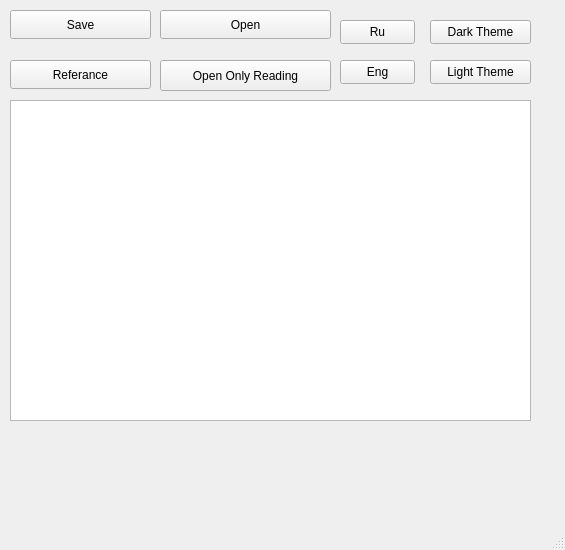
<?xml version="1.0" encoding="UTF-8"?>
<ui version="4.0">
 <class>MainWindow</class>
 <widget class="QMainWindow" name="MainWindow">
  <property name="geometry">
   <rect>
    <x>0</x>
    <y>0</y>
    <width>565</width>
    <height>550</height>
   </rect>
  </property>
  <property name="windowTitle">
   <string>MainWindow</string>
  </property>
  <widget class="QWidget" name="centralwidget">
   <widget class="QPlainTextEdit" name="plainTextEdit">
    <property name="geometry">
     <rect>
      <x>10</x>
      <y>100</y>
      <width>521</width>
      <height>321</height>
     </rect>
    </property>
   </widget>
   <widget class="QPushButton" name="save_button">
    <property name="geometry">
     <rect>
      <x>10</x>
      <y>10</y>
      <width>141</width>
      <height>29</height>
     </rect>
    </property>
    <property name="text">
     <string>Save</string>
    </property>
   </widget>
   <widget class="QPushButton" name="open_button">
    <property name="geometry">
     <rect>
      <x>160</x>
      <y>10</y>
      <width>171</width>
      <height>29</height>
     </rect>
    </property>
    <property name="text">
     <string>Open</string>
    </property>
   </widget>
   <widget class="QPushButton" name="ref_button">
    <property name="geometry">
     <rect>
      <x>10</x>
      <y>60</y>
      <width>141</width>
      <height>29</height>
     </rect>
    </property>
    <property name="text">
     <string>Referance</string>
    </property>
   </widget>
   <widget class="QLabel" name="ref_label">
    <property name="geometry">
     <rect>
      <x>10</x>
      <y>430</y>
      <width>211</width>
      <height>31</height>
     </rect>
    </property>
    <property name="text">
     <string/>
    </property>
   </widget>
   <widget class="QPushButton" name="only_reading_button">
    <property name="geometry">
     <rect>
      <x>160</x>
      <y>60</y>
      <width>171</width>
      <height>31</height>
     </rect>
    </property>
    <property name="text">
     <string>Open Only Reading</string>
    </property>
   </widget>
   <widget class="QPushButton" name="ru_button">
    <property name="geometry">
     <rect>
      <x>340</x>
      <y>20</y>
      <width>75</width>
      <height>24</height>
     </rect>
    </property>
    <property name="text">
     <string>Ru</string>
    </property>
   </widget>
   <widget class="QPushButton" name="eng_button">
    <property name="geometry">
     <rect>
      <x>340</x>
      <y>60</y>
      <width>75</width>
      <height>24</height>
     </rect>
    </property>
    <property name="text">
     <string>Eng</string>
    </property>
   </widget>
   <widget class="QPushButton" name="black_theme_button">
    <property name="geometry">
     <rect>
      <x>430</x>
      <y>20</y>
      <width>101</width>
      <height>24</height>
     </rect>
    </property>
    <property name="text">
     <string>Dark Theme</string>
    </property>
   </widget>
   <widget class="QPushButton" name="white_theme_button">
    <property name="geometry">
     <rect>
      <x>430</x>
      <y>60</y>
      <width>101</width>
      <height>24</height>
     </rect>
    </property>
    <property name="text">
     <string>Light Theme</string>
    </property>
   </widget>
  </widget>
  <widget class="QMenuBar" name="menubar">
   <property name="geometry">
    <rect>
     <x>0</x>
     <y>0</y>
     <width>565</width>
     <height>22</height>
    </rect>
   </property>
  </widget>
  <widget class="QStatusBar" name="statusbar"/>
 </widget>
 <resources/>
 <connections/>
</ui>
